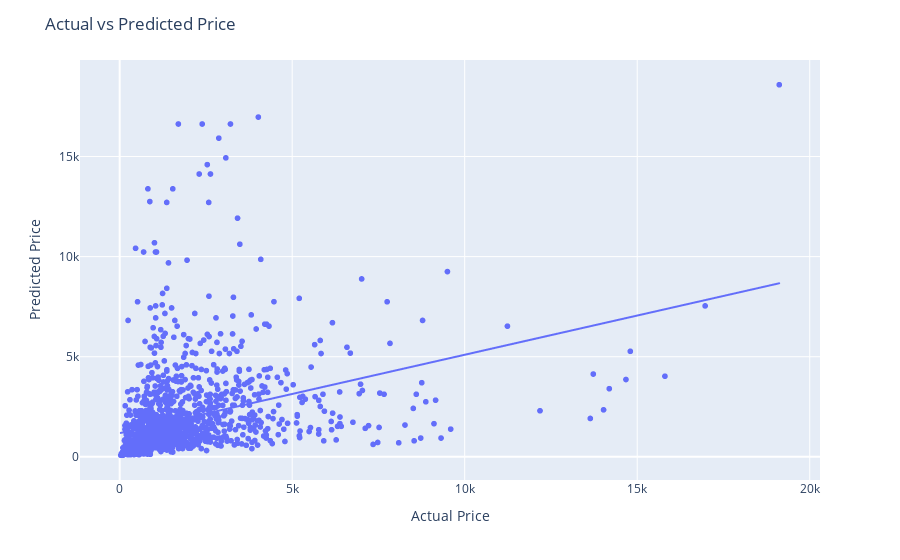

The code cell stored with this chart in its notebook:
### Code cell
import plotly.express as px
fig = px.scatter(x=y_test, y=y_pred, 
                 labels={'x':'Actual Price', 'y':'Predicted Price'},
                 trendline="ols"
)
fig.update_layout(title='Actual vs Predicted Price', xaxis_title="Actual Price", yaxis_title="Predicted Price")
fig.show()

### Figure 1 — Plotly figure (JSON) as saved in the notebook; plotly's stock layout.template omitted (floating-point values rounded to 4 significant figures; data arrays with more than 128 entries replaced by an {"elided": "..."} marker saying what was removed)
{"data": [{"hovertemplate": "Actual Price=%{x}<br>Predicted Price=%{y}<extra></extra>", "legendgroup": "", "marker": {"color": "#636efa", "symbol": "circle"}, "mode": "markers", "name": "", "showlegend": false, "type": "scattergl", "x": {"elided": "1485 int values"}, "xaxis": "x", "y": {"elided": "1485 float values"}, "yaxis": "y"}, {"hovertemplate": "<b>OLS trendline</b><br>y = 0.391617 * x + 1181.45<br>R<sup>2</sup>=0.121398<br><br>Actual Price=%{x}<br>Predicted Price=%{y} <b>(trend)</b><extra></extra>", "legendgroup": "", "marker": {"color": "#636efa", "symbol": "circle"}, "mode": "lines", "name": "", "showlegend": false, "type": "scattergl", "x": {"elided": "1485 int values"}, "xaxis": "x", "y": {"elided": "1485 float values"}, "yaxis": "y"}], "layout": {"legend": {"tracegroupgap": 0}, "margin": {"t": 60}, "title": {"text": "Actual vs Predicted Price"}, "xaxis": {"anchor": "y", "domain": [0, 1], "title": {"text": "Actual Price"}}, "yaxis": {"anchor": "x", "domain": [0, 1], "title": {"text": "Predicted Price"}}}}
